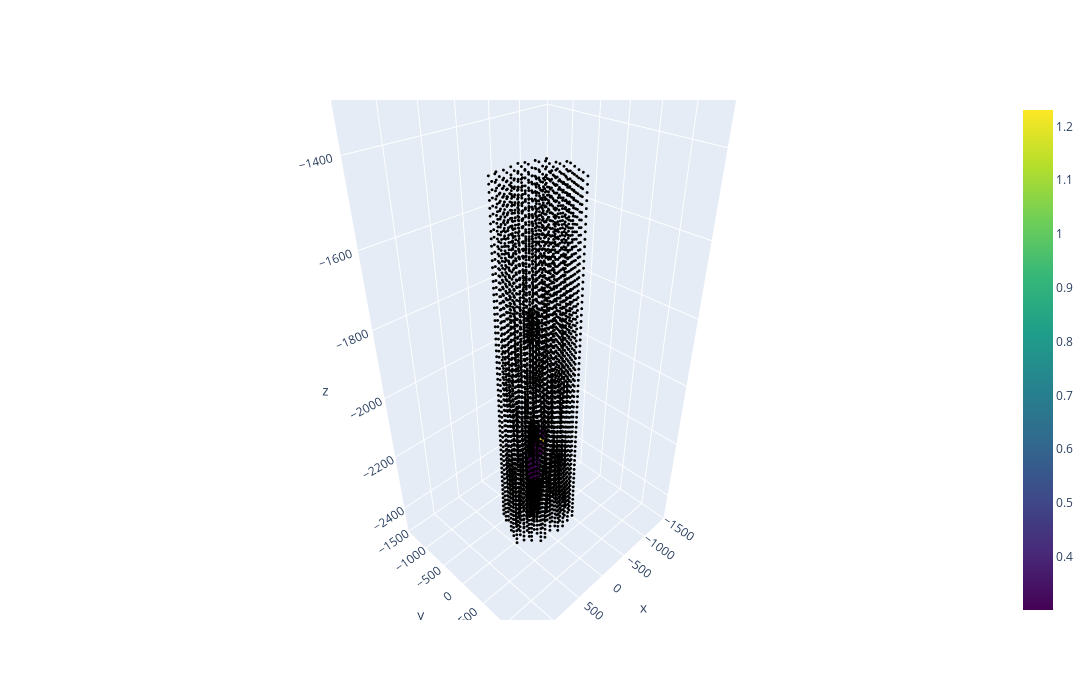

Notebook code cell kept with this figure:
### Code cell
print('Most doms')
id_event = max_dom
hebe.event_plotting(
    hebe._det,
    hit_set[id_event][2]
)
print('Event ID')
print(id_event)
print('Hits')
print(sum([len(dom) for dom in hit_set[id_event][2]]))
print('Energy in GeV')
print(hit_set[id_event][0]['energy'])

### Figure 1 — Plotly figure (JSON) as saved in the notebook; plotly's stock layout.template omitted (floating-point values rounded to 4 significant figures; data arrays with more than 128 entries replaced by an {"elided": "..."} marker saying what was removed)
{"data": [{"marker": {"color": [0.301, 0.301, 1.23, 0.4771, 0.699, 0.301, 0.301, 0.301, 0.301], "colorscale": [[0, "#440154"], [0.1111, "#482878"], [0.2222, "#3e4989"], [0.3333, "#31688e"], [0.4444, "#26828e"], [0.5556, "#1f9e89"], [0.6667, "#35b779"], [0.7778, "#6ece58"], [0.8889, "#b5de2b"], [1, "#fde725"]], "opacity": 0.8, "showscale": true, "size": 5}, "mode": "markers", "type": "scatter3d", "x": [-77.8, -77.8, -77.8, 46.29, 46.29, 106.9, 106.9, -9.68, -10.97], "y": [-54.33, -54.33, -54.33, -34.88, -34.88, 27.09, 27.09, -79.5, 6.72], "z": [-2160.0, -2177.0, -2194.0, -2213.0, -2230.0, -2221.0, -2263.0, -2196.0, -2189.0]}, {"marker": {"color": "black", "colorscale": [[0, "#440154"], [0.1111, "#482878"], [0.2222, "#3e4989"], [0.3333, "#31688e"], [0.4444, "#26828e"], [0.5556, "#1f9e89"], [0.6667, "#35b779"], [0.7778, "#6ece58"], [0.8889, "#b5de2b"], [1, "#fde725"]], "opacity": 1, "size": 1}, "mode": "markers", "type": "scatter3d", "x": {"elided": "5477 float values"}, "y": {"elided": "5477 float values"}, "z": {"elided": "5477 float values"}}], "layout": {"coloraxis": {"colorbar": {"title": {"text": "log10(det. photons)"}}, "showscale": true}, "height": 700, "scene": {"xaxis": {"range": [-1500, 1500]}, "yaxis": {"range": [-1500, 1500]}, "zaxis": {"range": [-2500, -1300]}}, "showlegend": false, "width": 1400}}
